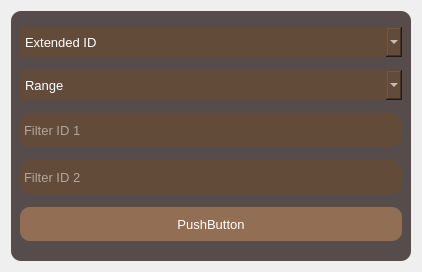
<?xml version="1.0" encoding="UTF-8"?>
<ui version="4.0">
 <class>Dialog</class>
 <widget class="QDialog" name="Dialog">
  <property name="geometry">
   <rect>
    <x>0</x>
    <y>0</y>
    <width>422</width>
    <height>272</height>
   </rect>
  </property>
  <property name="windowTitle">
   <string>Dialog</string>
  </property>
  <layout class="QVBoxLayout" name="verticalLayout">
   <item>
    <widget class="QFrame" name="frame">
     <property name="minimumSize">
      <size>
       <width>400</width>
       <height>250</height>
      </size>
     </property>
     <property name="styleSheet">
      <string notr="true">*{color : white;
background-color: #564c4c ;
border-radius : 10px}
QComboBox{
background-color:	#634b3a ;
color: rgb(255, 255, 255);
border-radius: 20px;
width : 100%}
QPushButton{
background-color:	#926e55 ;
color: rgb(255, 255, 255);
width : 100%}
QComboBox::down-arrow {
width: 0px;    
height: 0px; 
}
QLineEdit{
min-height : 30px;
background-color : 	#634b3a;
color : white;
padding: 2px;
}</string>
     </property>
     <property name="frameShape">
      <enum>QFrame::StyledPanel</enum>
     </property>
     <property name="frameShadow">
      <enum>QFrame::Raised</enum>
     </property>
     <layout class="QVBoxLayout" name="verticalLayout_2">
      <item>
       <widget class="QComboBox" name="comboBox1">
        <property name="enabled">
         <bool>true</bool>
        </property>
        <property name="sizePolicy">
         <sizepolicy hsizetype="Preferred" vsizetype="Maximum">
          <horstretch>0</horstretch>
          <verstretch>0</verstretch>
         </sizepolicy>
        </property>
        <property name="minimumSize">
         <size>
          <width>0</width>
          <height>30</height>
         </size>
        </property>
        <property name="font">
         <font>
          <pointsize>10</pointsize>
         </font>
        </property>
        <property name="autoFillBackground">
         <bool>false</bool>
        </property>
        <property name="styleSheet">
         <string notr="true">width: 0px;    /* Hides the arrow */
height: 0px; </string>
        </property>
        <item>
         <property name="text">
          <string>Extended ID</string>
         </property>
        </item>
        <item>
         <property name="text">
          <string>Standard ID</string>
         </property>
        </item>
       </widget>
      </item>
      <item>
       <widget class="QComboBox" name="comboBox2">
        <property name="minimumSize">
         <size>
          <width>0</width>
          <height>30</height>
         </size>
        </property>
        <property name="font">
         <font>
          <pointsize>10</pointsize>
         </font>
        </property>
        <item>
         <property name="text">
          <string>Range</string>
         </property>
        </item>
        <item>
         <property name="text">
          <string>Dual</string>
         </property>
        </item>
        <item>
         <property name="text">
          <string>Mask</string>
         </property>
        </item>
       </widget>
      </item>
      <item>
       <widget class="QLineEdit" name="lineEdit1">
        <property name="font">
         <font>
          <pointsize>10</pointsize>
         </font>
        </property>
        <property name="placeholderText">
         <string>Filter ID 1</string>
        </property>
       </widget>
      </item>
      <item>
       <widget class="QLineEdit" name="lineEdit2">
        <property name="font">
         <font>
          <pointsize>10</pointsize>
         </font>
        </property>
        <property name="placeholderText">
         <string>Filter ID 2</string>
        </property>
       </widget>
      </item>
      <item>
       <widget class="QPushButton" name="pushButton">
        <property name="minimumSize">
         <size>
          <width>0</width>
          <height>34</height>
         </size>
        </property>
        <property name="font">
         <font>
          <pointsize>10</pointsize>
         </font>
        </property>
        <property name="text">
         <string>PushButton</string>
        </property>
       </widget>
      </item>
     </layout>
    </widget>
   </item>
  </layout>
 </widget>
 <resources/>
 <connections/>
</ui>
